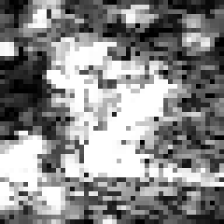
#> input picture sorted_crops/debris__c00/c0002_p18349.png, 224 x 224 px
$ python -i sonar_display.py   (imports and definitions only)
#> lines starting #> are read from the running program, lines starting #| are printed output that depends on the picture
#> further down, picture is the input picture: shape (224, 224); min 0, max 255, mean 135.7
"""
sonar_display.py
Cosmetic rendering for the live waterfall windows — purely visual, with no
effect on detection. Detection runs on the dB data in sonar_detect.py; this
just makes the picture look like a real sonar display rather than flat
grayscale.

SonarView's "nice" look is three cheap operations on the display image:
  1. gamma < 1   — lift the mid-tones so faint seabed texture shows
  2. a sonar LUT — the classic amber/bronze ramp (black→brown→amber→white)
  3. upscaling   — smooth bilinear render

The grayscale image fed in is expected to be "strong return = bright"
(WaterfallDetector._build_display_image), matching SonarView's convention.
"""

import numpy as np
import cv2


def _ramp_lut(stops):
    """Build a smooth 256-entry BGR LUT by linearly interpolating through a list
    of (position, (R,G,B)) colour stops. Interpolating between hand-placed
    anchors gives a controlled, even gradient — no abrupt hue shift and no
    power-curve crush — which is what makes SonarView's colourised waterfall
    read as smooth rather than posterised."""
    pos = np.array([s[0] for s in stops], dtype=np.float32)
    cols = np.array([s[1] for s in stops], dtype=np.float32)   # R,G,B rows
    t = np.linspace(0.0, 1.0, 256)
    r = np.interp(t, pos, cols[:, 0])
    g = np.interp(t, pos, cols[:, 1])
    b = np.interp(t, pos, cols[:, 2])
    return np.stack([b, g, r], axis=1).clip(0, 255).astype(np.uint8).reshape(256, 1, 3)


def _bronze_lut():
    """Amber/bronze ramp: black -> deep brown -> amber -> warm white."""
    return _ramp_lut([
        (0.00, (0,   0,   0)),
        (0.18, (40,  18,  6)),
        (0.42, (120, 60,  18)),
        (0.68, (205, 130, 40)),
        (0.86, (245, 200, 120)),
        (1.00, (255, 250, 235)),
    ])


def _blue_lut():
    """Ocean-blue ramp: black -> navy -> teal -> cyan -> white. Strong returns
    whiten so targets stay clearly visible against the blue field."""
    return _ramp_lut([
        (0.00, (0,   0,   0)),
        (0.16, (6,   16,  48)),
        (0.40, (10,  60,  120)),
        (0.64, (20,  140, 190)),
        (0.84, (140, 220, 235)),
        (1.00, (250, 252, 255)),
    ])


_LUTS = {"amber": _bronze_lut(), "blue": _blue_lut()}   # "gray" → no LUT


def _apply_tone(gray, brightness=0.0, contrast=1.0, gamma=0.65):
    """SonarView-style tonal controls on a grayscale image, in float for no
    banding: contrast pivots around mid-grey, brightness shifts, gamma<1 lifts
    mid-tones. Returns uint8."""
#> called with brightness = 0, contrast = 1.12, gamma = 0.85
    x = gray.astype(np.float32) / 255.0
    if contrast != 1.0:
        x = (x - 0.5) * contrast + 0.5
    if brightness:
        x = x + brightness
    x = np.clip(x, 0.0, 1.0)
    if gamma and gamma != 1.0:
        x = np.power(x, gamma)
    return (np.clip(x, 0.0, 1.0) * 255).astype(np.uint8)


def colorize(gray, palette="amber", gamma=0.85, scale=1,
             brightness=0.0, contrast=1.12):
    """Map a grayscale waterfall (strong=bright) to a BGR sonar display image.

    palette    : "amber" (default sonar look), "blue", or "gray"
    gamma      : <1 brightens mid-tones; 1.0 disables
    brightness : additive lift in [-1,1] units (0 = none)
    contrast   : multiplicative gain around mid-grey (1.0 = none). SonarView's
                 default look is a touch above 1; lower it to reveal weak signal.
    scale      : upscale factor for a larger window (1 = native). Non-integer is
                 fine; uses bicubic up / area down for a smooth, artefact-free
                 render rather than blocky nearest-neighbour.
    """
    g = _apply_tone(gray, brightness=brightness, contrast=contrast, gamma=gamma)
    bgr = cv2.cvtColor(g, cv2.COLOR_GRAY2BGR)
    lut = _LUTS.get(palette)
    if lut is not None:
        bgr = cv2.LUT(bgr, lut)
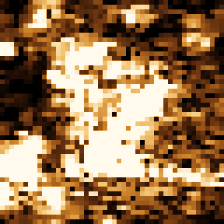
#> bgr: shape (224, 224, 3); mean B, G, R 78.3, 116.4, 152.1
    if scale and scale != 1:
        interp = cv2.INTER_CUBIC if scale > 1 else cv2.INTER_AREA
        bgr = cv2.resize(bgr, (int(round(bgr.shape[1] * scale)),
                               int(round(bgr.shape[0] * scale))),
                         interpolation=interp)
    return bgr

>>> import cv2
>>> picture = cv2.imread('sorted_crops/debris__c00/c0002_p18349.png', cv2.IMREAD_GRAYSCALE)
>>> result = colorize(picture)

$ run again, on sorted_crops/debris__c00/c0048_p1799.png
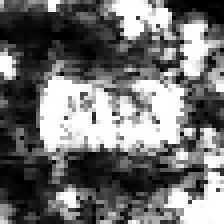
#> input picture sorted_crops/debris__c00/c0048_p1799.png, 224 x 224 px
#> picture is the input picture: shape (224, 224); min 0, max 255, mean 112.9
#> in colorize, `bgr = cv2.LUT(bgr, lut)`:
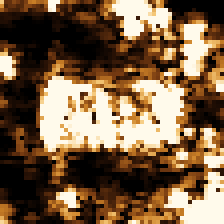
#> bgr: shape (224, 224, 3); mean B, G, R 68.6, 95.6, 122

$ run again, on sorted_crops/debris__c00/c0190_p7099.png
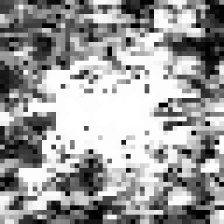
#> input picture sorted_crops/debris__c00/c0190_p7099.png, 224 x 224 px
#> picture is the input picture: shape (224, 224); min 0, max 255, mean 155.4
#> in colorize, `bgr = cv2.LUT(bgr, lut)`:
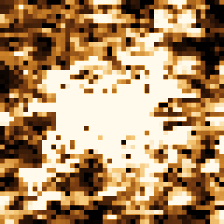
#> bgr: shape (224, 224, 3); mean B, G, R 99.5, 139.1, 173.2

$ run again, on sorted_crops/debris__c00/c1047_p2349.png
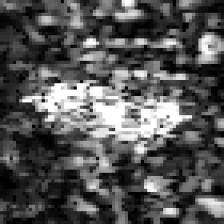
#> input picture sorted_crops/debris__c00/c1047_p2349.png, 224 x 224 px
#> picture is the input picture: shape (224, 224); min 0, max 255, mean 84.5
#> in colorize, `bgr = cv2.LUT(bgr, lut)`:
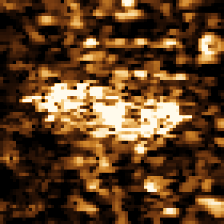
#> bgr: shape (224, 224, 3); mean B, G, R 32.2, 62.1, 94.9
